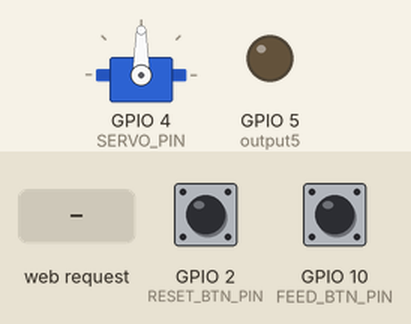
The sketch below on a simulated ESP8266 (NodeMCU). On the bench: servo, output pins drawn as LEDs (lit = HIGH). The test bench sets the inputs (shaded band); at power-on: GPIO 10 (FEED_BTN_PIN) HIGH, GPIO 2 (RESET_BTN_PIN) HIGH. WiFi joins after 1.5 s; servers stay silent unless stated; what the sketch prints to the serial monitor is not drawn.

Above: at 3.2 s.
3.3 s: GPIO 10 (FEED_BTN_PIN) pulled LOW for 0.15 s
At 4.3 s:
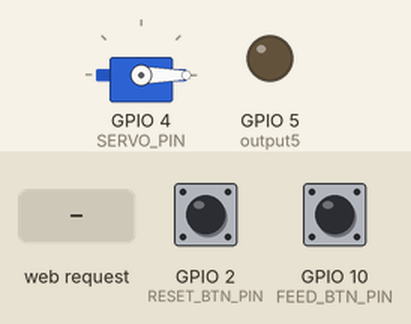
6.4 s: HTTP request GET /0 received
At 9.1 s:
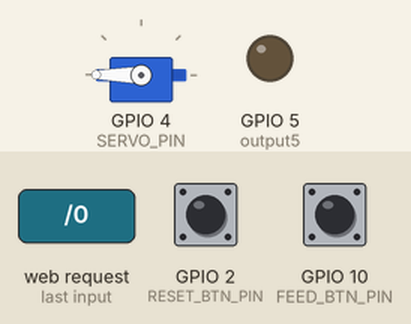
9.4 s: HTTP request GET /u received
12.4 s: GPIO 2 (RESET_BTN_PIN) pulled LOW for 1 s
14.9 s: GPIO 10 (FEED_BTN_PIN) pulled LOW for 1 s
At 16.1 s:
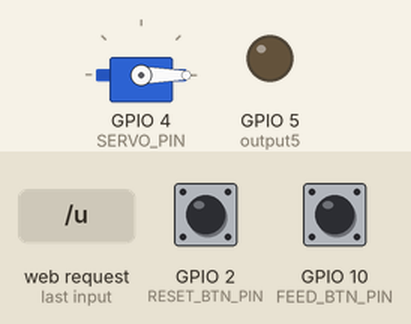
18.9 s: HTTP request GET /2 received
Timing chart, 0 to 21.9 s (numbered marks = the images above; inputs shaded):
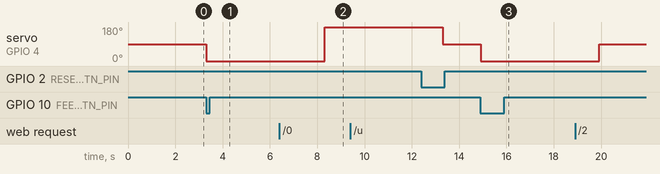

The sketch:

func_webserver.ino
```cpp
#include <ESP8266WiFi.h>
#include <Servo.h>

const int SERVO_PIN = 4;  // D2
const int FEED_BTN_PIN = 10; // D1; not working (due to pin conflict???)
const int RESET_BTN_PIN = 2; // D4

bool feed_btn_flag = false;
bool reset_btn_flag = false;

Servo servo;

const char* ssid = "Minghao's X1";
const char* password = "walterisaacso";

// Set web server port number to 80
WiFiServer server(80);

// Variable to store the HTTP request
String _header;

// Auxiliar variables to store the current output state
String output5State = "off";
String output4State = "off";

// Assign output variables to GPIO pins
const int output5 = 5;
const int output4 = 4;

int state = 2;

void setup() {
  Serial.begin(115200);
  // Initialize the output variables as outputs
  pinMode(output5, OUTPUT);
  pinMode(output4, OUTPUT);
  // Set outputs to LOW
  digitalWrite(output5, LOW);
  digitalWrite(output4, LOW);

  // Connect to Wi-Fi network with SSID and password
  Serial.print("Connecting to ");
  Serial.println(ssid);
  WiFi.begin(ssid, password);
  while (WiFi.status() != WL_CONNECTED) {
    delay(500);
    Serial.print(".");
  }
  // Print local IP address and start web server
  Serial.println("");
  Serial.println("WiFi connected.");
  Serial.println("IP address: ");
  Serial.println(WiFi.localIP());
  server.begin();

  servo.attach(SERVO_PIN);
  delay(500);
//  servo.write(0);
//  delay(2000);
  servo.write(90);

  pinMode(FEED_BTN_PIN, INPUT);
  pinMode(RESET_BTN_PIN, INPUT);

  Serial.println("Setup done");
}

void loop(){
  feed_btn_pressed();
  reset_btn_pressed();

  WiFiClient client = server.available();   // Listen for incoming clients

  if (client) {                             // If a new client connects,
    Serial.println("New Client.");          // print a message out in the serial port
    String currentLine = "";                // make a String to hold incoming data from the client
    while (client.connected()) {            // loop while the client's connected
      if (client.available()) {             // if there's bytes to read from the client,
        char c = client.read();             // read a byte, then
        Serial.write(c);                    // print it out the serial monitor
        _header += c;
        if (c == '\n') {                    // if the byte is a newline character
          // if the current line is blank, you got two newline characters in a row.
          // that's the end of the client HTTP request, so send a response:
          if (currentLine.length() == 0) {
            // HTTP headers always start with a response code (e.g. HTTP/1.1 200 OK)
            // and a content-type so the client knows what's coming, then a blank line:
            client.println("HTTP/1.1 200 OK");
            client.println("Content-type:text/html");
            client.println("Connection: close");
            client.println();

            // turns the GPIOs on and off
            if (_header.indexOf("GET /1") >= 0 && state == 2) {
              state = 1;
              servo.write(0);
              delay(5000);
              servo.write(90);
              Serial.println("******Feed once******");
            } else if (_header.indexOf("GET /0") >= 0 && state == 1) {
              state = 0;
              servo.write(180);
              delay(5000);
              servo.write(90);
              Serial.println("******Feed twice******");
            } else if (_header.indexOf("GET /u") >= 0) {
              Serial.println("******Refill needed******");
            } else if (_header.indexOf("GET /2") >= 0 && state != 2) {
              Serial.println("******Refilled!******");
              state = 2;
            }

            // Display the HTML web page
            client.println("<!DOCTYPE html><html>");
            client.println("<head><meta name=\"viewport\" content=\"width=device-width, initial-scale=1\">");
            client.println("<link rel=\"icon\" href=\"data:,\">");
            // CSS to style the on/off buttons
            // Feel free to change the background-color and font-size attributes to fit your preferences
            client.println("<style>html { font-family: Helvetica; display: inline-block; margin: 0px auto; text-align: center;}");
            client.println(".button { background-color: #195B6A; border: none; color: white; padding: 16px 40px;");
            client.println("text-decoration: none; font-size: 30px; margin: 2px; cursor: pointer;}");
            client.println(".button2 {background-color: #77878A;}</style></head>");

            // Web Page Heading
            client.println("<body><h1>Pets Full Web Server</h1>");

            // Display current state
            client.println("<p>Num of Feed Left: " + String(state) + "</p>");
            // If the output5State is off, it displays the ON button
            switch (state) {
              case 2:
                client.println("<p><a href=\"/1\"><button class=\"button\">Feed my baby now!</button></a></p>");
                break;
              case 1:
                client.println("<p><a href=\"/0\"><button class=\"button\">Feed my baby now!</button></a></p>");
                break;
              case 0:
                client.println("<p><a href=\"/u\"><button class=\"button button2\">Refill it!</button></a></p>");
                break;
            }

            client.println("<p><a href=\"/2\"><button class=\"button\">I just refilled it!</button></a></p>");

            client.println("</body></html>");

            // The HTTP response ends with another blank line
            client.println();
            // Break out of the while loop
            break;
          } else { // if you got a newline, then clear currentLine
            currentLine = "";
          }
        } else if (c != '\r') {  // if you got anything else but a carriage return character,
          currentLine += c;      // add it to the end of the currentLine
        }
      }
    }
    // Clear the header variable
    _header = "";
    // Close the connection
    client.stop();
    Serial.println("Client disconnected.");
    Serial.println("");
  }

  delay(50);
}

bool feed_btn_pressed() {
  if (digitalRead(FEED_BTN_PIN) == LOW) {
    if (!feed_btn_flag) {
      Serial.println("Feed btn pressed");
      if (state >= -1) {
        state --;
      }

      switch (state) {
        case 1:
          servo.write(0);
          delay(5000);
          servo.write(90);
          break;
        case 0:
          servo.write(180);
          delay(5000);
          servo.write(90);
          break;
      }
    }
    feed_btn_flag = true;
  }
  else {
    feed_btn_flag = false;
  }
}

bool reset_btn_pressed() {
  if (digitalRead(RESET_BTN_PIN) == LOW) {
    if (!reset_btn_flag) {
      Serial.println("I just refilled it!");
      state = 2;
    }
    reset_btn_flag = true;
  }
  else {
    reset_btn_flag = false;
  }
}
```

Measured:
- after the input at 3.3 s, servo on GPIO 4 (SERVO_PIN): 90° → 0° at once
- after the input at 6.4 s, servo on GPIO 4 (SERVO_PIN): 0° → 180° after 1.9 s
- after the input at 9.4 s, every drawn part: stays the same
- after the input at 14.9 s, servo on GPIO 4 (SERVO_PIN): 90° → 0° at once
